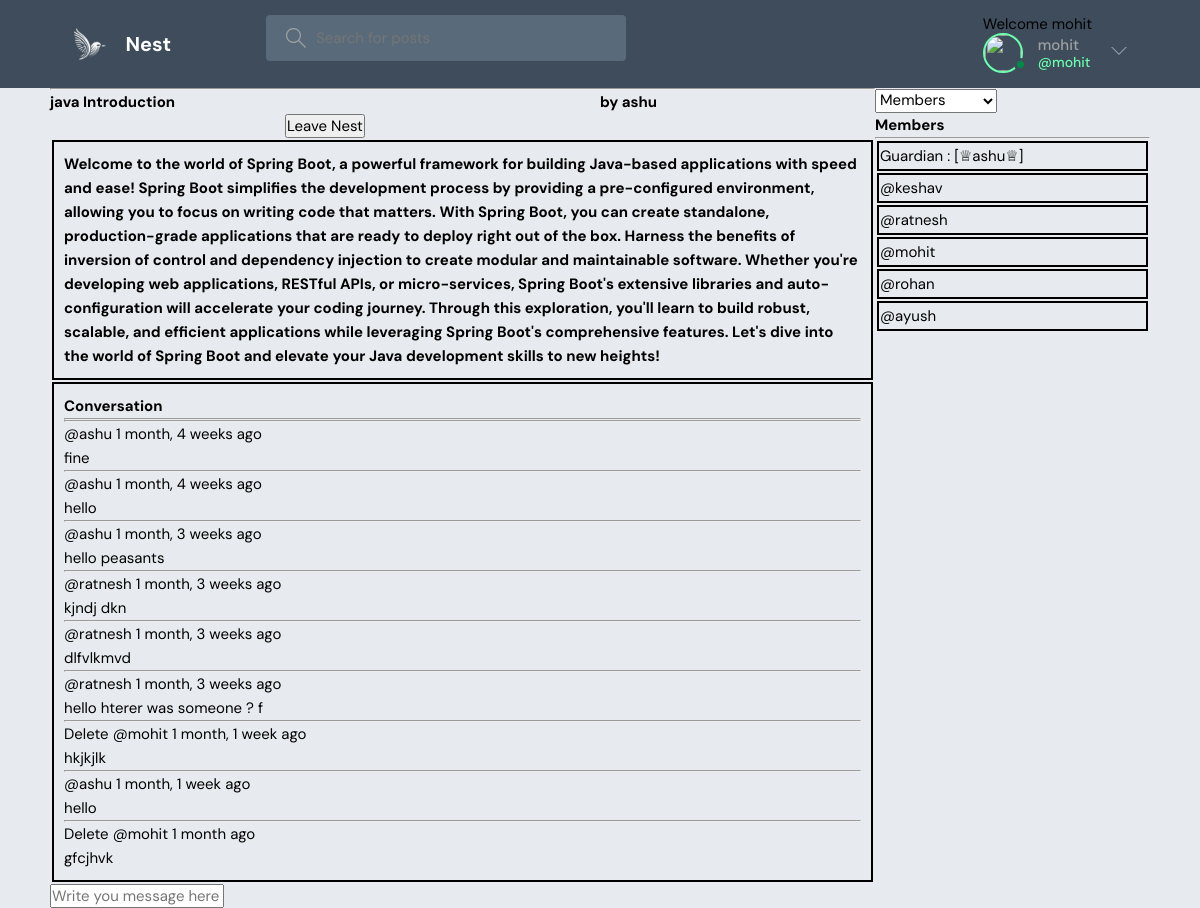
Page /nest/2/ (signed in) on the committed database.
### LearnNest/models.py (models this page shows)
class Nest(models.Model):
    host = models.ForeignKey(User, on_delete=models.SET_NULL, null=True)
    topic = models.ForeignKey(Topic, on_delete=models.SET_NULL, null=True)
    name = models.CharField(max_length=200)
    participants = models.ManyToManyField(User, related_name='participants',blank=True)
    description = models.TextField(null=True, blank=True)
    updated = models.DateTimeField(auto_now=True)
    created = models.DateTimeField(auto_now_add=True)
    class Meta:
        ordering = ['-updated', '-created']
    def __str__(self):
        return self.name

class Message(models.Model):
    user = models.ForeignKey(User, on_delete=models.CASCADE)
    nest = models.ForeignKey(Nest, on_delete=models.CASCADE)
    body = models.TextField()
    updated = models.DateTimeField(auto_now=True)
    created = models.DateTimeField(auto_now_add=True)
    class Meta:
        ordering = ['updated', 'created']
    def __str__(self):
        return self.body[0:50]

### LearnNest/views.py (the view, shortened to what this page needs)
# urls.py: path('nest/<str:pk>/',views.nest,name='nest'),
@login_required(login_url='login')
def nest(request, pk):
    nest = Nest.objects.get(id=pk)
    nest_messages = nest.message_set.all().order_by('created')
    participants  = nest.participants.all()
    join_request  = None
    try:
        join_request = JoinRequest.objects.get(user=request.user, nest=nest)
    except JoinRequest.DoesNotExist:
        pass
    if join_request and join_request.is_accepted:
        nest.participants.add(request.user)
        messages.error(request, 'adding the participant')
        join_request.delete()
    if join_request and  join_request.is_accepted:
        nest.participants.add(request.user)
    context = {'nest': nest, 'nest_messages': nest_messages,'participants': participants}
    return render(request, 'LearnNest/nest.html',context)

### LearnNest/templates/LearnNest/nest.html (shortened to what this page needs)
{% extends 'main.html' %}
{% block content %}
<div style="margin-left: 50px;margin-right: 50px; " class="nest-container">
    <div>
        <hr>
        <div style="display: grid;
        grid-template-columns: 2fr 1fr;">
        <h1>{{nest.name}}</h1>
        <h4>by {{nest.host.username}} </h4>
        {% if nest.host.username|striptags != request.user.username|striptags %}
        {% if request.user.is_authenticated %}
        {% if request.user not in nest.participants.all %}
        <div style=" display: flex;justify-content:center;">
            <form action="{% url 'nest' pk=nest.id %}" method="post">
                {% csrf_token %}
                <input type="submit" name="join_request" value="Join Nest">
            </form>
        </div>
        {% else %}
        <div style=" display: flex;justify-content:center;">
            <form action="{% url 'leave-nest' pk=nest.id %}" method="post">
                <input type="submit" name="leave_request" value="Leave Nest">
            </form>
        </div>
        {% endif %}
        {% endif %}
        {% endif %}
        </div>
        <h5 style="border: 2px solid black; width: auto; padding: 10px; margin: 2px;">{{nest.description}}</h5>
        <div style="border: 2px solid black; width: auto; padding: 10px; margin: 2px;" class="comment-wrapper">
            <h3> Conversation </h3>
            <hr>
            {% for message in nest_messages %}
            <div>
                <hr>
                {% if request.user == message.user or nest.host.username|striptags == user.username|striptags %}
                <a href="{% url 'delete-message' message.id %}">Delete</a>
                {% endif %}
                    <small>@{{message.user}} {{message.created|timesince}} ago
                </small>
                <p>
                    {{message.body}}
                </p>
            </div>
            {% endfor %}
        </div>
        {% if request.user.is_authenticated %}
        <div class="comment-form">
            <form action="" method="post">
                <input type="text" name="body" placeholder="Write you message here !">
            </form>
        </div>
        {% endif %}
    </div>
    <div>
        <select id="viewSelector">
            <option value="members">Members</option>
        </select>
    <div id="membersView">
        <h3>Members</h3>
        <hr>
        {% for user in participants %}
        <div style="border: 2px solid black; width: auto; padding: 1px; margin: 2px;" class="comment-wrapper">
            {% if nest.host.username|striptags == user.username|striptags %}
            <p> Guardian : [♕{{user.username}}♕] </p>
            {% else %}
            <p>@{{user.username}}</p>
            {% endif %}
        </div>
        {% endfor %}
    </div>
</div>
</div>
{% endblock content %}

### templates/nav.html (shortened to what this page needs)
{% load static %}
<header class="header header--loggedIn">
    <div class="container">
        <a href="{% url 'home' %}" class="header__logo">
            <img src="{% static 'images/nesting.svg' %}" />
            <h1>Nest</h1>
        </a>
        <form class="header__search" method="GET" action="{% url 'home' %}">
            <label>
                <input name="q" placeholder="Search for posts" />
            </label>
        </form>
        <nav class="header__menu">
            {% if request.user.is_authenticated %}
            <p> Welcome {{ request.user }}</p>
            <div class="header__user">
                <a href="">
                    <div class="avatar avatar--medium active">
                        <img src="{{request.user.avatar.url}}" />
                    </div>
                    <p>{{request.user.username}} <span>@{{request.user.username}}</span></p>
                </a>
                <button class="dropdown-button">
                    <svg version="1.1" xmlns="http://www.w3.org/2000/svg" width="32" height="32" viewBox="0 0 32 32">
                        <title>chevron-down</title>
                        <path d="M16 21l-13-13h-3l16 16 16-16h-3l-13 13z"></path>
                    </svg>
                </button>
            </div>
                {% endif %}
        </nav>
    </div>
</header>

### static/styles/style.css (style rules this page uses)
:root { --color-main: #6bffae; --color-main-light: #FF9292; --color-dark: #3E4C5B; --color-dark-medium: #596B7A; --color-dark-light: #8DA0AC; --color-light: #ffffff; --color-gray: #A0A0A0; --color-light-gray: #000000; --color-bg: #E7EBEF; --color-success: #008a4a; --color-error: #36f4e7; }
* { font-family: "DM Sans", -apple-system, BlinkMacSystemFont, "Segoe UI", Roboto, Oxygen, Ubuntu, Cantarell, "Open Sans", "Helvetica Neue", sans-serif; margin: 0; padding: 0; box-sizing: border-box; text-rendering: optimizeLegibility; font-size: inherit; }
html { font-size: 56.25%; }
@media only screen and (min-width: 1200px) { html { font-size: 62.5%; } }
body { line-height: 1.6; font-weight: 400; font-size: 1.5rem; color: var(--color-light-gray); background-color: var(--color-bg); min-height: 100vh; }
img { width: 100%; }
a { display: inline-block; color: var(--color-main); text-decoration: none; }
a { text-decoration: none; color: black; }
.container { display: grid; grid-template-columns: 1fr 3fr; max-width: 120rem; width: 90%; margin: auto; }
.avatar { position: relative; display: inline-block; border-radius: 50%; border: 2px solid var(--color-main); }
.avatar img { display: block; border-radius: 50%; object-fit: cover; object-position: center; }
.avatar::after { content: ""; display: block; position: absolute; background-color: var(--color-gray); z-index: 111; border-radius: 50%; border: 0.3rem solid var(--color-dark); }
.avatar.active::after { background-color: var(--color-success); }
.avatar.avatar--medium img { width: 3.6rem; height: 3.6rem; border-radius: 50%; }
.avatar.avatar--medium:after { width: 0.7rem; height: 0.7rem; bottom: 0px; right: -6px; }
.header { padding: 1.5rem; background-color: var(--color-dark); }
.header > .container { display: flex; gap: 9.5rem; }
.header__logo, .header__user { display: flex; gap: 2rem; align-items: center; }
.header__logo > img { height: 3.2rem; width: 3.2rem; }
.header__logo > h1 { font-weight: 700; font-size: 2rem; color: var(--color-light); }
.header__search > label { background-color: var(--color-dark-medium); padding: 1.3rem 1rem; display: flex; align-items: center; gap: 1rem; border-radius: 4px; }
.header__search svg { fill: var(--color-gray); width: 2rem; height: 2rem; margin-left: 1rem; }
.header__search input { width: 30rem; background: transparent; border: none; outline: none; color: var(--color-light); }
.header__menu { margin-left: auto; position: relative; }
.header__menu a { display: flex; gap: 1.5rem; align-items: center; font-weight: 500; text-decoration: none; color: var(--color-gray); }
.header__menu img { height: 3.6rem; }
.header__menu p { line-height: 1.2; }
.header__menu span { color: var(--color-main); font-weight: 500; font-size: 1.4rem; display: block; }
.header__menu svg { width: 1.6rem; height: 1.6rem; fill: var(--color-dark-light); }
.dropdown-button { background: transparent; border: 0; outline: 0; cursor: pointer; }

### LearnNest/templates/LearnNest/nest.html (style rules this page uses)
.nest-container { display: grid; grid-template-columns: 3fr 1fr; }

### rows in the picture
Nest: name "java Introduction", host.username "ashu", description "Welcome to the world of Spring Boot, a powerful framework for building Java-based applications with speed and ease! Spring Boot simplifies the development process by providing a pre-configured environment, allowing you to focus on writing code that matters. With Spring Boot, you can create standalone, production-grade applications that are ready to deploy right out of the box. Harness the benefits of inversion of control and dependency injection to create modular and maintainable software. Whether you're developing web applications, RESTful APIs, or micro-services, Spring Boot's extensive libraries and auto-configuration will accelerate your coding journey. Through this exploration, you'll…"
Message: user "ashu", created "1 month, 4 weeks", body "fine"
Message: user "ashu", created "1 month, 4 weeks", body "hello"
Message: user "ashu", created "1 month, 3 weeks", body "hello peasants"
Message: user "ratnesh", created "1 month, 3 weeks", body "kjndj dkn"
Message: user "ratnesh", created "1 month, 3 weeks", body "dlfvlkmvd"
Message: user "ratnesh", created "1 month, 3 weeks", body "hello hterer was someone ? f"
Message: shows "Delete", user "mohit", created "1 month, 1 week", body "hkjkjlk"
Message: user "ashu", created "1 month, 1 week", body "hello"
Message: shows "Delete", user "mohit", created "1 month", body "gfcjhvk"

### other values in the picture
{{ request.user }} "mohit"
{{ request.user.username }} "mohit"
{{ user.username }} "ashu"
{{ user.username }} "keshav"
{{ user.username }} "ratnesh"
{{ user.username }} "mohit"
{{ user.username }} "rohan"
{{ user.username }} "ayush"
